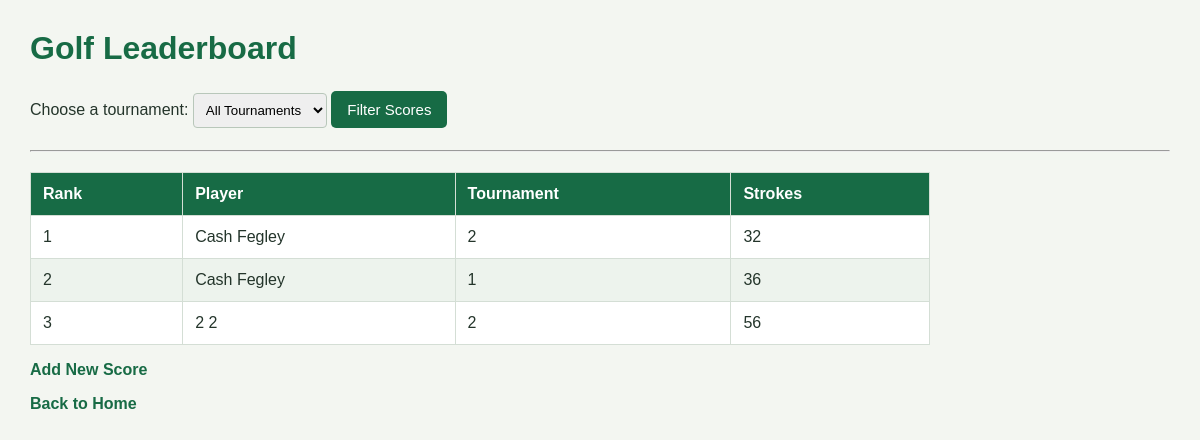
The page /scores/ on the database as committed earlier.
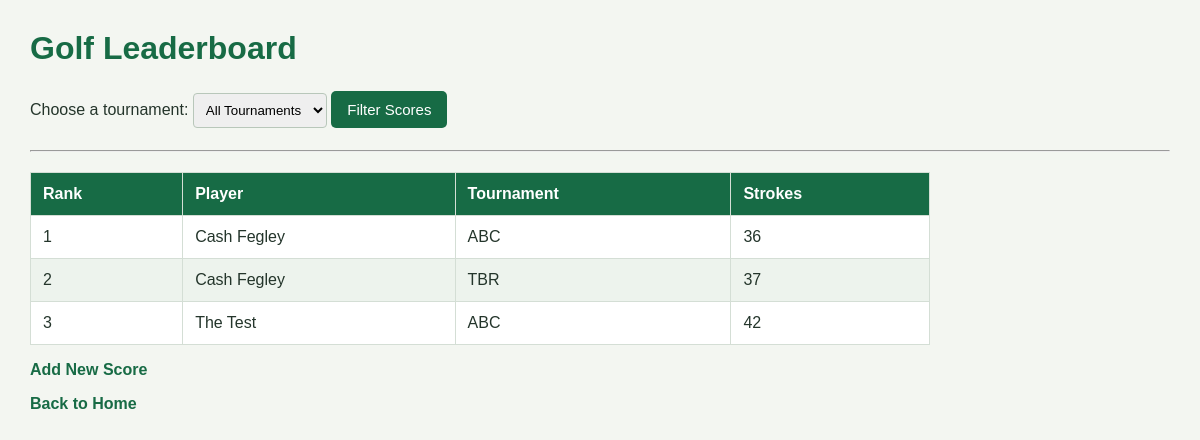
The same page on the database as committed later.
### tournaments/models.py (models this page shows, shortened)
class Score(models.Model):
    player = models.ForeignKey(Player, on_delete=models.CASCADE)
    tournament = models.ForeignKey(Tournament, on_delete=models.CASCADE)
    strokes = models.PositiveIntegerField()

class Player(models.Model):
    first_name = models.CharField(max_length=50)
    last_name = models.CharField(max_length=50)
    email = models.EmailField(blank=True)
    def __str__(self):
        return f"{self.first_name} {self.last_name}"

class Tournament(models.Model):
    name = models.CharField(max_length=100)
    course = models.CharField(max_length=100)
    date = models.DateField()
    players = models.ManyToManyField(Player, blank=True)
    def __str__(self):
        return self.name

### tournaments/views.py (the view)
# urls.py: path("scores/", views.score_list, name = "score_list"),
def score_list(request):
    scores = Score.objects.select_related("player", "tournament").order_by("strokes")
    return render(request, "tournaments/score_list.html", {"scores": scores})

### tournaments/templates/tournaments/score_list.html (shortened to what this page needs)
{% load static %}
<link rel="stylesheet" href="{% static 'tournaments/style.css' %}">
<h1>Golf Leaderboard</h1>
<form method="get">
    <label for="tournament">Choose a tournament:</label>
    <select name="tournament" id="tournament">
        <option value="">All Tournaments</option>
    </select>
    <button type="submit">Filter Scores</button>
</form>
<hr>
{% if scores %}
    <table border="1" cellpadding="8">
        <thead>
            <tr>
                <th>Rank</th>
                <th>Player</th>
                <th>Tournament</th>
                <th>Strokes</th>
            </tr>
        </thead>
        <tbody>
            {% for score in scores %}
                <tr>
                    <td>{{ forloop.counter }}</td>
                    <td>{{ score.player }}</td>
                    <td>{{ score.tournament }}</td>
                    <td>{{ score.strokes }}</td>
                </tr>
            {% endfor %}
        </tbody>
    </table>
{% else %}
    <p>No scores found for this tournament yet.</p>
{% endif %}
<p><a href="{% url 'score_create' %}">Add New Score</a></p>
<p><a href="/">Back to Home</a></p>

Rows that differ between the two databases and show on the page:
removed Score: player "Cash Fegley", tournament "2", strokes "32"
removed Score: player "Cash Fegley", tournament "1", strokes "36"
removed Score: player "2 2", tournament "2", strokes "56"
added Score: player "Cash Fegley", tournament "ABC", strokes "36"
added Score: player "Cash Fegley", tournament "TBR", strokes "37"
added Score: player "The Test", tournament "ABC", strokes "42"
